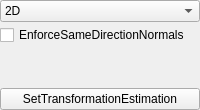
         <widget class="QWidget" name="TransformationEstimation">
          <layout class="QVBoxLayout" name="verticalLayout_23">
           <property name="spacing">
            <number>3</number>
           </property>
           <property name="leftMargin">
            <number>0</number>
           </property>
           <property name="topMargin">
            <number>0</number>
           </property>
           <property name="rightMargin">
            <number>0</number>
           </property>
           <property name="bottomMargin">
            <number>0</number>
           </property>
           <item>
            <widget class="QComboBox" name="cbox_TransEst">
             <item>
              <property name="text">
               <string>2D</string>
              </property>
             </item>
             <item>
              <property name="text">
               <string>3Point</string>
              </property>
             </item>
             <item>
              <property name="text">
               <string>DualQuaternion</string>
              </property>
             </item>
             <item>
              <property name="text">
               <string>LM</string>
              </property>
             </item>
             <item>
              <property name="text">
               <string>PointToPlane</string>
              </property>
             </item>
             <item>
              <property name="text">
               <string>PointToPlaneLLS</string>
              </property>
             </item>
             <item>
              <property name="text">
               <string>SVD</string>
              </property>
             </item>
             <item>
              <property name="text">
               <string>SymmetricPointToPlaneLLS</string>
              </property>
             </item>
            </widget>
           </item>
           <item>
            <widget class="QStackedWidget" name="stackedWidget_5">
             <property name="currentIndex">
              <number>1</number>
             </property>
             <widget class="QWidget" name="page_4"/>
             <widget class="QWidget" name="page_5">
              <layout class="QVBoxLayout" name="verticalLayout_24">
               <property name="spacing">
                <number>3</number>
               </property>
               <property name="leftMargin">
                <number>0</number>
               </property>
               <property name="topMargin">
                <number>0</number>
               </property>
               <property name="rightMargin">
                <number>0</number>
               </property>
               <property name="bottomMargin">
                <number>0</number>
               </property>
               <item>
                <widget class="QCheckBox" name="check_enforce_same_direction_normals">
                 <property name="text">
                  <string>EnforceSameDirectionNormals</string>
                 </property>
                </widget>
               </item>
               <item>
                <spacer name="verticalSpacer_18">
                 <property name="orientation">
                  <enum>Qt::Vertical</enum>
                 </property>
                 <property name="sizeHint" stdset="0">
                  <size>
                   <width>20</width>
                   <height>40</height>
                  </size>
                 </property>
                </spacer>
               </item>
              </layout>
             </widget>
            </widget>
           </item>
           <item>
            <widget class="QPushButton" name="btn_setTE">
             <property name="text">
              <string>SetTransformationEstimation</string>
             </property>
            </widget>
           </item>
          </layout>
         </widget>
